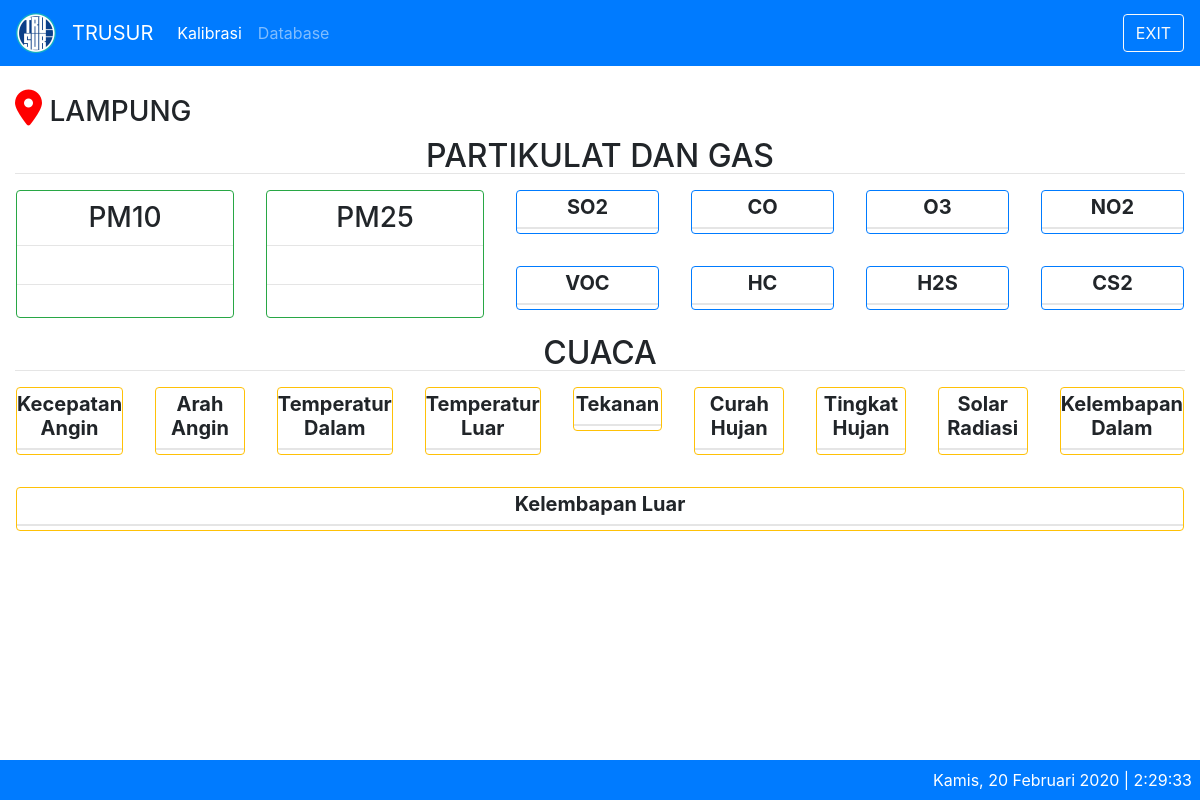
The page / on the database its author committed.
### tables this page shows
CREATE TABLE IF NOT EXISTS `aqm_params` (
  `id` int(11) NOT NULL AUTO_INCREMENT,
  `param_id` varchar(10) NOT NULL,
  `caption` varchar(100) NOT NULL,
  `default_unit` varchar(10) NOT NULL,
  `satuan` VARCHAR(20) NOT NULL,
  `is_view` smallint(6) NOT NULL,
  `xtimestamp` timestamp NOT NULL DEFAULT current_timestamp() ON UPDATE current_timestamp(),
  PRIMARY KEY (`id`),
  UNIQUE KEY `param_id` (`param_id`)
);

### application/libraries/Temp_frontend.php (called while the page is built)
<?php
Class Temp_frontend{
	var $template_data = array();
	function set($name, $value){
		$this->template_data[$name] = $value;
	}
	function load($temp_frontend = '', $view = '', $view_data = array(), $return = FALSE){
		$this->CI =& get_instance();
		$this->set('contents', $this->CI->load->view($view, $view_data, TRUE));
		return $this->CI->load->view($temp_frontend, $this->template_data, $return);
	}
}

### application/controllers/Home.php (called while the page is built, shortened)
<?php
class Home extends CI_Controller {
	public function index()
	{
		$data['title'] = 'Aqm Master';
		$data['all'] = $this->getdata_m->getall();
		$data['partikulats'] = $this->getdata_m->getParamsPartikulat();
		$data['partikulatflows'] = $this->getdata_m->getParamsPartikulatFlow();
		$data['gass'] = $this->getdata_m->getParamsGas();
		$data['cuacas'] = $this->getdata_m->getParamsCuaca();
		$this->temp_frontend->load('master/theme/theme', 'master/home/home', $data);
	}
}

### index.php (called while the page is built, shortened)
<?php
require_once BASEPATH.'core/CodeIgniter.php';

### application/models/Getdata_m.php (called while the page is built, shortened)
<?php
class Getdata_m extends CI_Model {
	public function getAll($id = FALSE)
	{
		if($id === FALSE)
		{
			$this->db->order_by('id', 'DESC');
			$this->db->limit('1');
			$query = $this->db->get('aqm_sensor_values');
			return $query->result_array();
		}
		$query = $this->db->get_where('aqm_sensor_values', array('id' => $id));
		return $query->row_array();
	}
	public function getParamsPartikulat($id = FALSE)
	{
		if($id === FALSE)
		{
			$partikulat = array('pm10','pm25');
			$this->db->order_by('id', 'ASC');
			$this->db->where('is_view', '1');
			$this->db->where_in('param_id', $partikulat);
			$query = $this->db->get('aqm_params');
			return $query->result_array();
		}
		$query = $this->db->get_where('aqm_params', array('id' => $id));
		return $query->row_array();
	}
	public function getParamsPartikulatFlow($id = FALSE)
	{
		if($id === FALSE)
		{
			$partikulatflow = array('pm10_flow','pm25_flow');
			$this->db->order_by('id', 'ASC');
			$this->db->where('is_view', '1');
			$this->db->where_in('param_id', $partikulatflow);
			$query = $this->db->get('aqm_params');
			return $query->result_array();
		}
		$query = $this->db->get_where('aqm_params', array('id' => $id));
		return $query->row_array();
	}
	public function getParamsGas($id = FALSE)
	{
		if($id === FALSE)
		{
			$gas = array('so2','co','o3','no2','voc','hc','h2s','cs2');
			$this->db->order_by('id', 'ASC');
			$this->db->where('is_view', '1');
			$this->db->where_in('param_id', $gas);
			$query = $this->db->get('aqm_params');
			return $query->result_array();
		}
		$query = $this->db->get_where('aqm_params', array('id' => $id));
		return $query->row_array();
	}
	public function getParamsCuaca($id = FALSE)
	{
		if($id === FALSE)
		{
			$cuaca = array('WindSpeed','WindDir','TempIn','TempOut','Barometer','RainDay','RainRate','SolarRad','HumIn','HumOut');
			$this->db->order_by('id', 'ASC');
			$this->db->where('is_view', '1');
			$this->db->where_in('param_id', $cuaca);
			$query = $this->db->get('aqm_params');
			return $query->result_array();
		}
		$query = $this->db->get_where('aqm_params', array('id' => $id));
		return $query->row_array();
	}
}

### application/views/master/home/home.php (the view, shortened to what this page needs)
<div class="container-fluid">
  <br>
  <h3 class="text-left"><i class='fas fa-map-marker-alt' style='font-size:36px;color:red'></i> LAMPUNG</h3>
  <div class="text-center">
    <h2>PARTIKULAT DAN GAS</h2>
    <hr style="margin-top: -10px;margin-bottom: 0px;">
  </div>
  <div class="row text-center">
    <div class="col-sm-5">
      <div class="row justify-content-center">
      <?php foreach($partikulats as $partikulat) : ?>
        <div class="col-sm-6 p-3">
          <div class="card border border-success">
            <h3 style="margin-top: 10px;"><?= $partikulat['caption'] ?></h3>
            <hr style="margin-top: 2px; margin-bottom: 11px;">
            <hr style="margin-bottom: 4px;margin-top: 11px;">
          </div>
        </div>
      <?php endforeach ?>
      </div>
    </div>
    <div class="col-sm-7">
      <div class="row justify-content-center">
      <?php foreach($gass as $gas) : ?>
        <div class="col-sm-3 p-3">
          <div class="card border border-primary">
            <h5 class="font-weight-bold" style="margin-top: 4px;"><?= $gas['caption'] ?></h5>
            <hr style="margin-top: 0px; margin-bottom: -4px;">
            <hr style="margin-bottom: 0px; margin-top: -4px;">
          </div>
        </div>
      <?php endforeach ?>
      </div>
    </div>
  </div>
  <div class="text-center">
    <h2>CUACA</h2>
    <hr style="margin-top: -10px;margin-bottom: 0px;">
  </div>
  <div class="row text-center">
    <div class="col-sm">
      <div class="row justify-content-center">
      <?php foreach($cuacas as$cuaca) : ?>
        <div class="col-sm p-3">
          <div class="card border border-warning">
            <h5 class="font-weight-bold" style="margin-top: 4px;"><?= $cuaca['caption'] ?></h5>
            <hr style="margin-top: 0px; margin-bottom: -4px;">
            <hr style="margin-bottom: 0px; margin-top: -4px;">
          </div>
        </div>
      <?php endforeach ?>
      </div>
    </div>
  </div>
</div>

### application/views/master/theme/theme.php (shortened to what this page needs)
<!doctype html>
<html lang="en">
  <head>
    <link rel="stylesheet" href="<?= base_url('assets/dist/css/bootstrap.min.css') ?>">
  </head>
  <body onload="startTime()" >
    <nav class="navbar navbar-expand-lg navbar-dark bg-primary">
      <a class="navbar-brand" href="<?= site_url() ?>">
          <img src="<?= base_url('assets/dist/img/trusur_logo3.png') ?>" alt="">
        </a>
      <a class="navbar-brand" href="<?= site_url() ?>">TRUSUR</a>
      <div class="collapse navbar-collapse" id="navbarText">
        <ul class="navbar-nav mr-auto">
          <li class="nav-item active">
            <a class="nav-link" href="<?= site_url('kalibrasi') ?>">Kalibrasi</a>
          </li>
          <li class="nav-item">
            <a class="nav-link" href="#">Database</a>
          </li>
        </ul>
        <form class="form-inline my-2 my-lg-0">
          <button type="button" onclick="window.close();" class="btn btn-outline-light my-2 my-sm-0">EXIT</button>
        </form>
      </div>
    </nav>
    <?=$contents?>
    <div class="footer bg-primary text-right p-2">
      <?php
      $day = date("D");
      $dayList = array(
        'Sun' => 'Minggu',
        'Mon' => 'Senin',
        'Tue' => 'Selasa',
        'Wed' => 'Rabu',
        'Thu' => 'Kamis',
        'Fri' => 'Jumat',
        'Sat' => 'Sabtu'
      );
      $month = date("m");
      $monthList = array(
        '01' => 'Januari',
        '02' => 'Februari',
        '03' => 'Maret',
        '04' => 'April',
        '05' => 'Mei',
        '06' => 'Juni',
        '07' => 'Juli',
        '08' => 'Agustus',
        '09' => 'September',
        '10' => 'Oktober',
        '11' => 'November',
        '12' => 'Desember',
      );
      echo $dayList[$day].', '.date("j").' '.$monthList[$month].' '.date("Y").' | <a id="clock"></a>'; ?>
    </div>
  </body>
</html>

### application/views/master/theme/theme.php (style rules this page uses)
.footer { position: fixed; left: 0; bottom: 0; width: 100%; color: white; text-align: center; }

### rows shown on the page
aqm_params: caption "PM10"
aqm_params: caption "PM25"
aqm_params: caption "SO2"
aqm_params: caption "CO"
aqm_params: caption "O3"
aqm_params: caption "NO2"
aqm_params: caption "VOC"
aqm_params: caption "HC"
aqm_params: caption "H2S"
aqm_params: caption "CS2"
aqm_params: caption "Kecepatan Angin"
aqm_params: caption "Arah Angin"
aqm_params: caption "Temperatur Dalam"
aqm_params: caption "Temperatur Luar"
aqm_params: caption "Tekanan"
aqm_params: caption "Curah Hujan"
aqm_params: caption "Tingkat Hujan"
aqm_params: caption "Solar Radiasi"
aqm_params: caption "Kelembapan Dalam"
aqm_params: caption "Kelembapan Luar"
